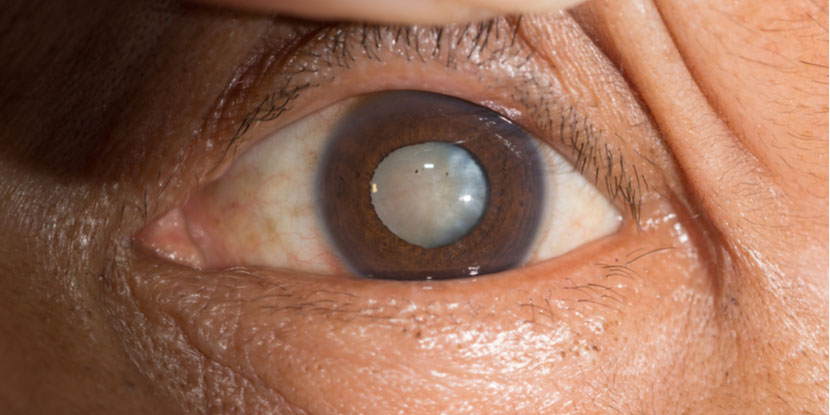
#> input picture Images/cat.jpg, 830 x 415 px
$ python -i Methods.py   (imports and definitions only)
#> lines starting #> are read from the running program, lines starting #| are printed output that depends on the picture; after the words box and inside, x2 and y2 are one past the last pixel; in counts of white or black regions, pixels touching at a corner belong together
import cv2
import numpy as np


def detect_iris(img):
    kernel = np.array([[0, -1, 0],
                       [-1, 5, -1],
                       [0, -1, 0]])
    sharpened = cv2.filter2D(img, -1, kernel)
    height, width = img.shape
    pts = []
    mask = np.zeros((height, width), np.uint8)
    detected_circles = cv2.HoughCircles(sharpened,
                                        cv2.HOUGH_GRADIENT, 1, 1000, param1=50,
                                        param2=30, minRadius=60, maxRadius=74)
    if detected_circles is not None:
        detected_circles = np.uint16(np.around(detected_circles))
        for pt in detected_circles[0, :]:
            a, b, r = pt[0], pt[1], pt[2]
            pts.append(a)
            pts.append(b)
            cv2.circle(mask, (a, b), r, (255, 255, 0), -1)

    iris = cv2.bitwise_and(mask, img)
    cv2.imshow("Iris",iris)
    return iris, pts


def threshold(img):
    ave = np.average(img)
    print("ave:", ave)
    thresh = cv2.threshold(img, ave, 255, cv2.THRESH_BINARY)[1]
    kernel = np.ones((5, 5), np.uint8)
    opening = cv2.morphologyEx(thresh, cv2.MORPH_OPEN, kernel)

    return opening


def sharpen(img):
    kernel = np.array([[0, -1, 0],
                       [-1, 5, -1],
                       [0, -1, 0]])
    image_sharp = cv2.filter2D(img, -1, kernel)

    return image_sharp


def enhance(img):
    blurred = cv2.GaussianBlur(img, (3, 3), 0)
    clahe = cv2.createCLAHE(clipLimit=5)
    gray_img_clahe = cv2.equalizeHist(blurred)
    adaptive_hist = clahe.apply(gray_img_clahe)

    return adaptive_hist

>>> import cv2
>>> picture = cv2.imread('Images/cat.jpg', cv2.IMREAD_GRAYSCALE)
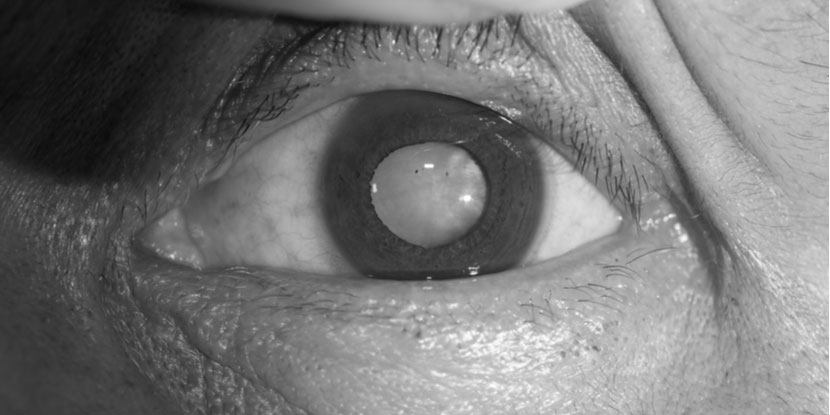
#> picture: shape (415, 830); min 11, max 255, mean 118
>>> result = detect_iris(picture)
#> in detect_iris, `detected_circles = cv2.HoughCircles(sharpened, cv2.HOUGH_GRADIENT, 1, ..`: detected_circles = [[440.5, 215.5, 71.2]]
#> in detect_iris, `detected_circles = np.uint16(np.around(detected_circles))`: detected_circles = [[440, 216, 71]]
#> the loop in detect_iris, `for pt in detected_circles[0, :]:` made 1 pass
#> after the loop in detect_iris, `for pt in detected_circles[0, :]:`:
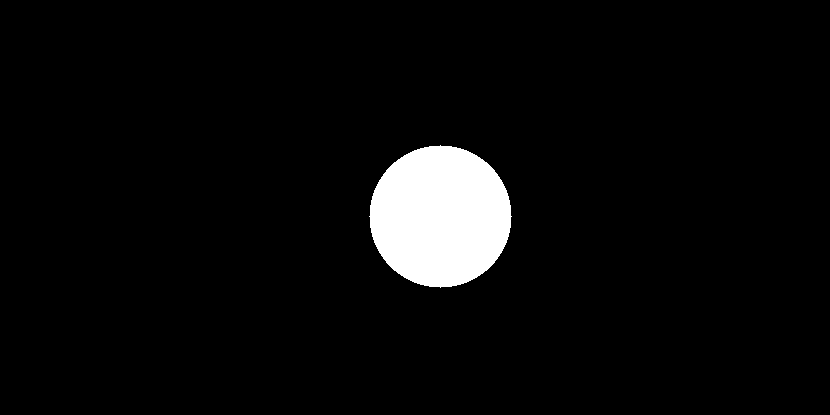
#> mask: shape (415, 830); 4.6% white; 1 white region, box (x1, y1, x2, y2) and area: (369, 145, 512, 288) 15813
#> after the loop in detect_iris, `for pt in detected_circles[0, :]:`: pts = [440, 216]
#> in detect_iris, `iris = cv2.bitwise_and(mask, img)`:
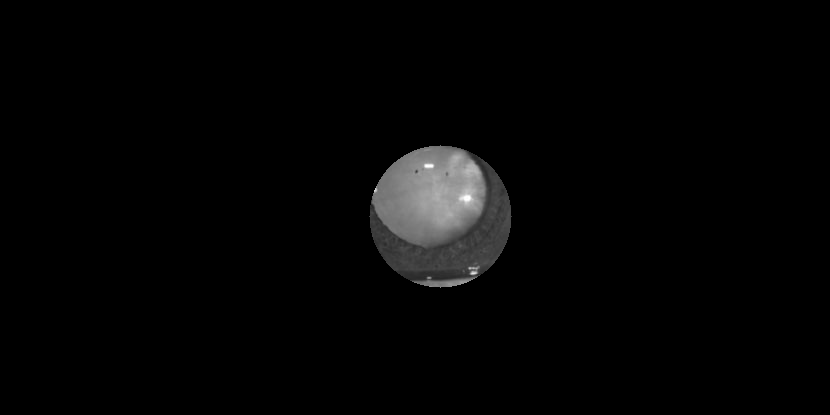
#> iris: shape (415, 830); min 0, max 255, mean 4.8

$ run again, on Images/eye2.jpg
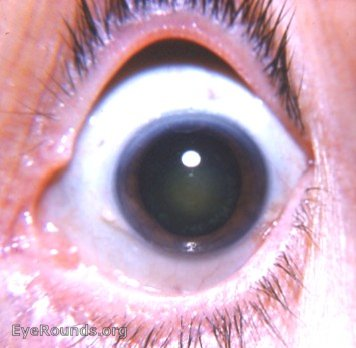
#> input picture Images/eye2.jpg, 356 x 348 px
#> in detect_iris, `detected_circles = cv2.HoughCircles(sharpened, cv2.HOUGH_GRADIENT, 1, ..`: detected_circles = [[192.5, 192.5, 73.4]]
#> in detect_iris, `detected_circles = np.uint16(np.around(detected_circles))`: detected_circles = [[192, 192, 73]]
#> the loop in detect_iris, `for pt in detected_circles[0, :]:` made 1 pass
#> after the loop in detect_iris, `for pt in detected_circles[0, :]:`:
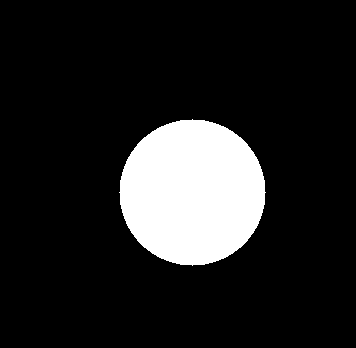
#> mask: shape (348, 356); 13.5% white; 1 white region, box (x1, y1, x2, y2) and area: (119, 119, 266, 266) 16729
#> after the loop in detect_iris, `for pt in detected_circles[0, :]:`: pts = [192, 192]
#> in detect_iris, `iris = cv2.bitwise_and(mask, img)`:
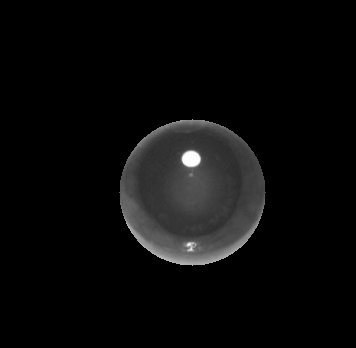
#> iris: shape (348, 356); min 0, max 255, mean 10.3

$ run again, on Images/eye3.jpg
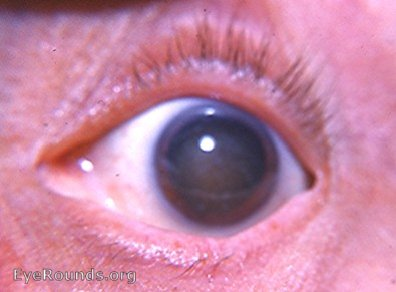
#> input picture Images/eye3.jpg, 396 x 292 px
#> in detect_iris, `detected_circles = cv2.HoughCircles(sharpened, cv2.HOUGH_GRADIENT, 1, ..`: detected_circles = [[219.5, 159.5, 66.8]]
#> in detect_iris, `detected_circles = np.uint16(np.around(detected_circles))`: detected_circles = [[220, 160, 67]]
#> the loop in detect_iris, `for pt in detected_circles[0, :]:` made 1 pass
#> after the loop in detect_iris, `for pt in detected_circles[0, :]:`:
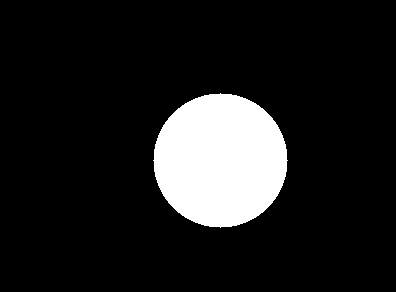
#> mask: shape (292, 396); 12.2% white; 1 white region, box (x1, y1, x2, y2) and area: (153, 93, 288, 228) 14073
#> after the loop in detect_iris, `for pt in detected_circles[0, :]:`: pts = [220, 160]
#> in detect_iris, `iris = cv2.bitwise_and(mask, img)`:
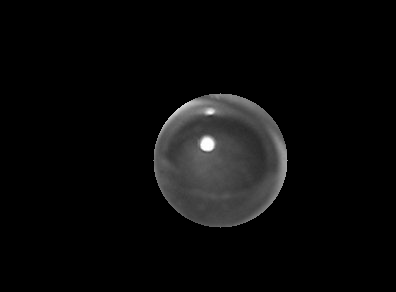
#> iris: shape (292, 396); min 0, max 255, mean 10.1
